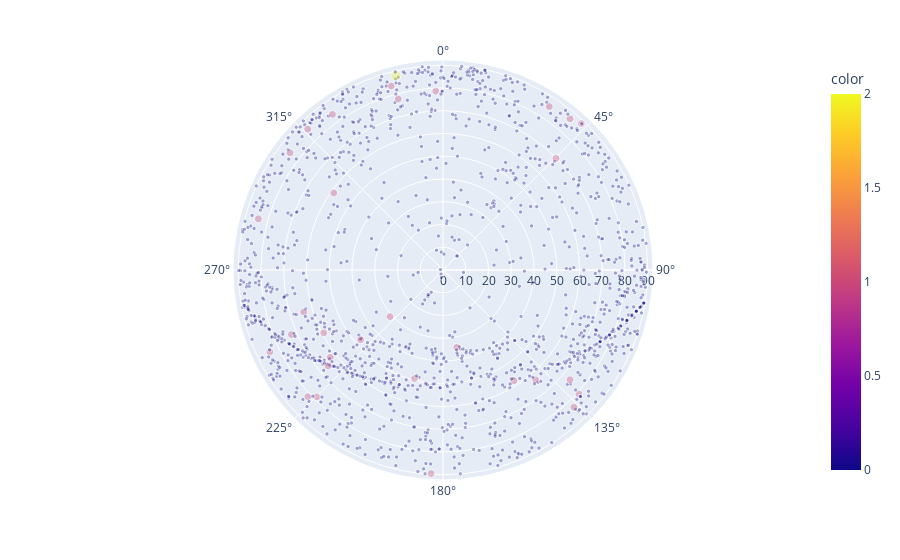

The cell this chart's notebook holds for it:
### Code cell
fig = viz(df_alt_az_days_visible)

### Figure 1 — Plotly figure (JSON) as saved in the notebook; plotly's stock layout.template omitted (floating-point values rounded to 4 significant figures; data arrays with more than 128 entries replaced by an {"elided": "..."} marker saying what was removed)
{"data": [{"hovertemplate": "R=%{r}<br>azimuth=%{theta}<br>size=%{marker.size}<br>color=%{marker.color}<extra></extra>", "legendgroup": "", "marker": {"color": {"elided": "1521 int values"}, "coloraxis": "coloraxis", "size": {"elided": "1521 int values"}, "sizemode": "area", "sizeref": 0.05, "symbol": "circle"}, "mode": "markers", "name": "", "opacity": 0.5, "r": {"elided": "1521 float values"}, "showlegend": false, "subplot": "polar", "theta": {"elided": "1521 float values"}, "type": "scatterpolargl"}], "layout": {"coloraxis": {"colorbar": {"title": {"text": "color"}}, "colorscale": [[0, "#0d0887"], [0.1111, "#46039f"], [0.2222, "#7201a8"], [0.3333, "#9c179e"], [0.4444, "#bd3786"], [0.5556, "#d8576b"], [0.6667, "#ed7953"], [0.7778, "#fb9f3a"], [0.8889, "#fdca26"], [1, "#f0f921"]]}, "legend": {"itemsizing": "constant", "tracegroupgap": 0}, "margin": {"t": 60}, "polar": {"angularaxis": {"direction": "clockwise", "rotation": 90}, "domain": {"x": [0, 1], "y": [0, 1]}}}}
